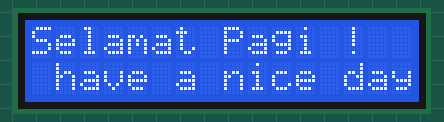
The sketch below on a simulated Arduino Uno, built with avr-gcc and run on an emulated ATmega328P. Parts: 16×2 character LCD.

Above: at 0.1 s.
At 2.7 s:
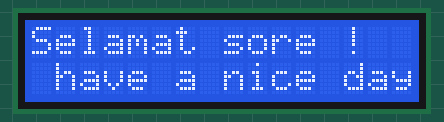

The sketch:

gantiteks_lcd.ino
```cpp
#include <Wire.h>
#include <LiquidCrystal_I2C.h>

LiquidCrystal_I2C lcd(0x27,16,2);  // set the LCD address to 0x27 for a 16 chars and 2 line display

void setup() {
  // put your setup code here, to run once:
  lcd.init();
  lcd.setBacklight(HIGH);
}


void loop() {
  // put your main code here, to run repeatedly:
   lcd.setCursor(0,0);
  lcd.print("Selamat Pagi !");
  lcd.setCursor(1,1);
  lcd.print("have a nice day!");
  delay(2500);
  lcd.clear();

   lcd.setCursor(0,0);
  lcd.print("Selamat sore !");
  lcd.setCursor(1,1);
  lcd.print("have a nice day!");
   delay(2500);
  lcd.clear();

}
```

Measured:
- what the display in image 1 shows lasts 2.5 s, from 2.6 s to 5.1 s
